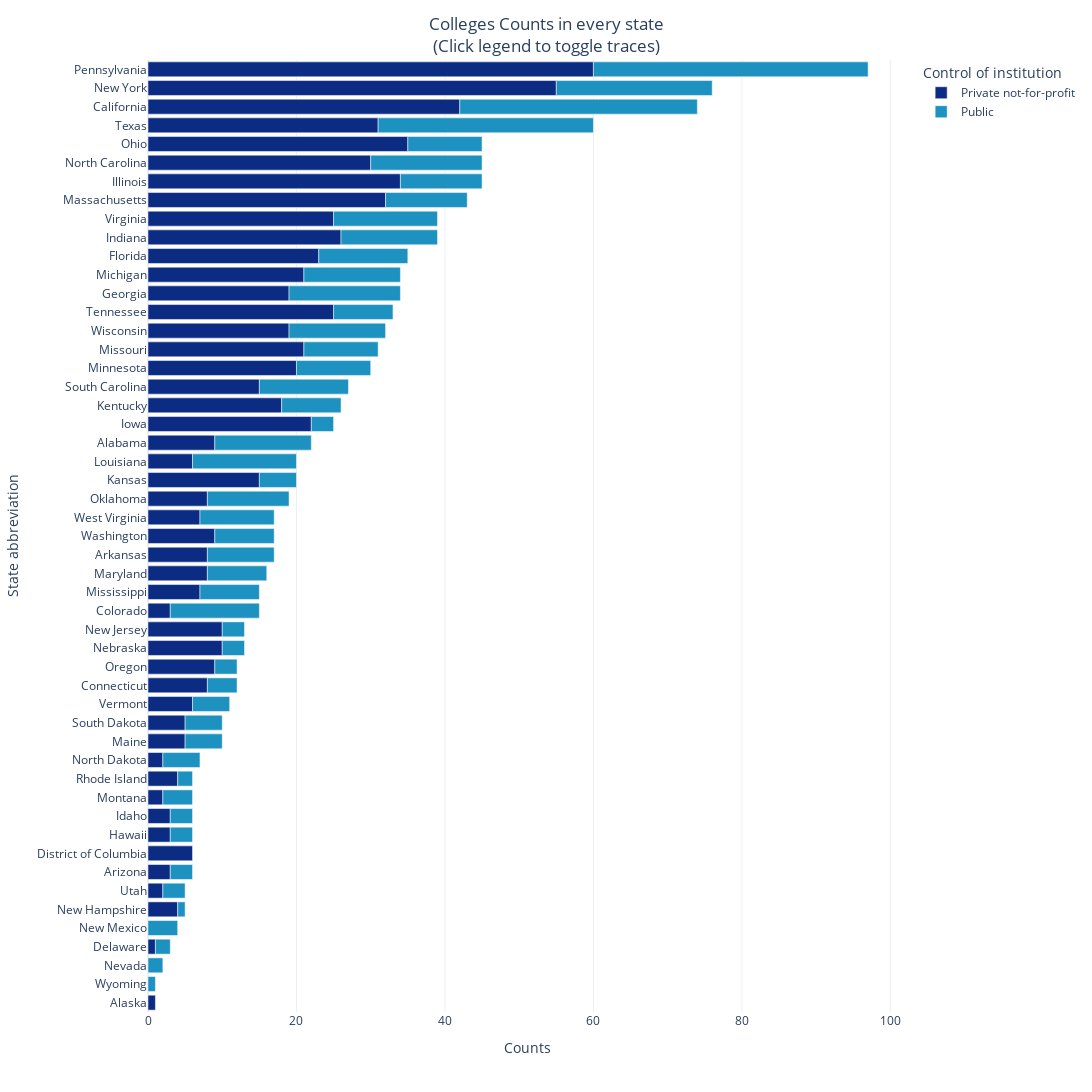

Notebook cell for this chart:
### Markdown cell above
## 4.2 How do we show the counts of public and private colleges for each U.S. state?

### Code cell
pio.templates.default = "plotly_white"
#pio.templates.default = "none"

# Create the bar chart
fig = px.bar(
             # Set the data
             State_count,
             # Set the orientation to horizontal
             orientation="h",
             # Set the variable for the y-axis
             y="State abbreviation",
             # Set the variable for the x-axis
             x="Counts",
             # Set the color variable and map
             color="Control of institution",
             # color_continuous_scale='burg',
             color_discrete_sequence=['#0c2c84', '#1d91c0'],
             width=1100, height=1200,
             # To show total on Hover text
            text=State_count['Total count']
            )


fig.update_traces(hovertemplate='<b>%{y}</b><br><br>Count: %{x}'+ '<br>Total: %{text}')

# Update the figure layout
fig.update_layout(yaxis={'categoryorder':'total ascending'},uniformtext_minsize=40, uniformtext_mode='hide',
                 # Add title
                 title_text = 'Colleges Counts in every state<br>(Click legend to toggle traces)',
                 title_x=0.5)


# Show the plot
fig.show()

### Figure 1 — Plotly figure (JSON) as saved in the notebook; plotly's stock layout.template omitted (floating-point values rounded to 4 significant figures)
{"data": [{"alignmentgroup": "True", "hovertemplate": "<b>%{y}</b><br><br>Count: %{x}<br>Total: %{text}", "legendgroup": "Private not-for-profit", "marker": {"color": "#0c2c84", "pattern": {"shape": ""}}, "name": "Private not-for-profit", "offsetgroup": "Private not-for-profit", "orientation": "h", "showlegend": true, "text": [22, 1, 6, 17, 74, 15, 12, 3, 6, 35, 34, 6, 6, 45, 39, 25, 20, 26, 20, 10, 16, 43, 34, 30, 15, 31, 6, 13, 5, 13, 76, 45, 7, 45, 19, 12, 97, 6, 27, 10, 33, 60, 5, 11, 39, 17, 17, 32], "textposition": "auto", "type": "bar", "x": [9, 1, 3, 8, 42, 3, 8, 1, 6, 23, 19, 3, 3, 34, 26, 22, 15, 18, 6, 5, 8, 32, 21, 20, 7, 21, 2, 10, 4, 10, 55, 30, 2, 35, 8, 9, 60, 4, 15, 5, 25, 31, 2, 6, 25, 9, 7, 19], "xaxis": "x", "y": ["Alabama", "Alaska", "Arizona", "Arkansas", "California", "Colorado", "Connecticut", "Delaware", "District of Columbia", "Florida", "Georgia", "Hawaii", "Idaho", "Illinois", "Indiana", "Iowa", "Kansas", "Kentucky", "Louisiana", "Maine", "Maryland", "Massachusetts", "Michigan", "Minnesota", "Mississippi", "Missouri", "Montana", "Nebraska", "New Hampshire", "New Jersey", "New York", "North Carolina", "North Dakota", "Ohio", "Oklahoma", "Oregon", "Pennsylvania", "Rhode Island", "South Carolina", "South Dakota", "Tennessee", "Texas", "Utah", "Vermont", "Virginia", "Washington", "West Virginia", "Wisconsin"], "yaxis": "y"}, {"alignmentgroup": "True", "hovertemplate": "<b>%{y}</b><br><br>Count: %{x}<br>Total: %{text}", "legendgroup": "Public", "marker": {"color": "#1d91c0", "pattern": {"shape": ""}}, "name": "Public", "offsetgroup": "Public", "orientation": "h", "showlegend": true, "text": [22, 6, 17, 74, 15, 12, 3, 35, 34, 6, 6, 45, 39, 25, 20, 26, 20, 10, 16, 43, 34, 30, 15, 31, 6, 13, 2, 5, 13, 4, 76, 45, 7, 45, 19, 12, 97, 6, 27, 10, 33, 60, 5, 11, 39, 17, 17, 32, 1], "textposition": "auto", "type": "bar", "x": [13, 3, 9, 32, 12, 4, 2, 12, 15, 3, 3, 11, 13, 3, 5, 8, 14, 5, 8, 11, 13, 10, 8, 10, 4, 3, 2, 1, 3, 4, 21, 15, 5, 10, 11, 3, 37, 2, 12, 5, 8, 29, 3, 5, 14, 8, 10, 13, 1], "xaxis": "x", "y": ["Alabama", "Arizona", "Arkansas", "California", "Colorado", "Connecticut", "Delaware", "Florida", "Georgia", "Hawaii", "Idaho", "Illinois", "Indiana", "Iowa", "Kansas", "Kentucky", "Louisiana", "Maine", "Maryland", "Massachusetts", "Michigan", "Minnesota", "Mississippi", "Missouri", "Montana", "Nebraska", "Nevada", "New Hampshire", "New Jersey", "New Mexico", "New York", "North Carolina", "North Dakota", "Ohio", "Oklahoma", "Oregon", "Pennsylvania", "Rhode Island", "South Carolina", "South Dakota", "Tennessee", "Texas", "Utah", "Vermont", "Virginia", "Washington", "West Virginia", "Wisconsin", "Wyoming"], "yaxis": "y"}], "layout": {"barmode": "relative", "height": 1200, "legend": {"title": {"text": "Control of institution"}, "tracegroupgap": 0}, "margin": {"t": 60}, "title": {"text": "Colleges Counts in every state<br>(Click legend to toggle traces)", "x": 0.5}, "uniformtext": {"minsize": 40, "mode": "hide"}, "width": 1100, "xaxis": {"anchor": "y", "domain": [0, 1], "title": {"text": "Counts"}}, "yaxis": {"anchor": "x", "categoryorder": "total ascending", "domain": [0, 1], "title": {"text": "State abbreviation"}}}}
